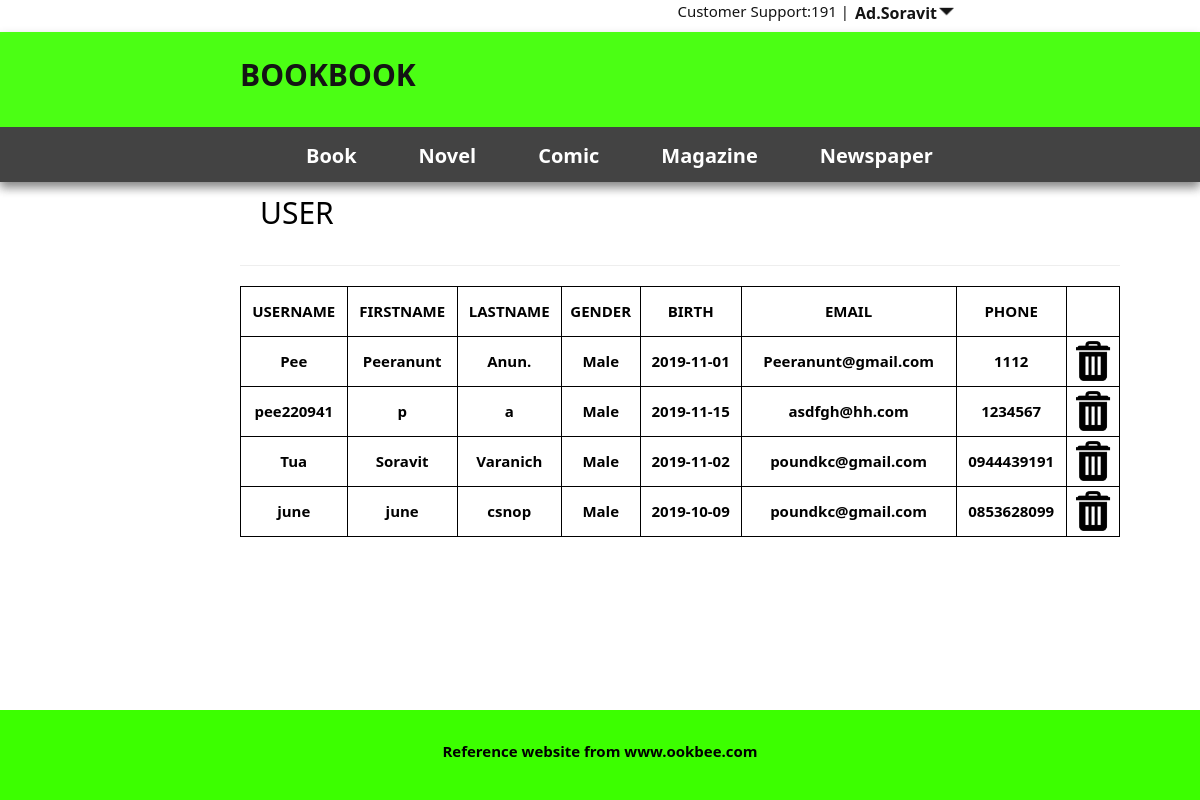
The page /user.php (signed in) on the database its author committed.
### tables this page shows
CREATE TABLE `user` (
  `user_id` int(50) NOT NULL,
  `user_name` varchar(20) NOT NULL,
  `user_pass` varchar(20) NOT NULL,
  `user_firstname` varchar(20) NOT NULL,
  `user_lastname` varchar(20) NOT NULL,
  `user_gender` varchar(10) NOT NULL,
  `user_birth` date NOT NULL,
  `user_phone` varchar(15) NOT NULL,
  `user_email` varchar(50) NOT NULL,
  `user_type` varchar(15) NOT NULL
);

### user.php (the view, shortened to what this page needs)
<?php
include 'phpcodead.php';
?>
<!DOCTYPE html>
<html>
    <head>
<link rel="stylesheet" href="Mystyle.css">
<link rel="stylesheet" href="login.css">
    </head>
    <body>
  <?php if($_SESSION['user_type']=="Admin"){?>
<header>
<div class="header">
	<div class="headup">
    <div class="headup-right">
	   <label style="float:left; ">Customer Support:191 |</label>
     <?php
        echo '<div class="dropdown3">';
        echo "<button style='float:right; font-weight:bold;'class='btn' >"."Ad.".$_SESSION['user_firstname']."<l><img style='margin:0; margin-left:2px;' src='.\Phtos\drop-down-arrow.png' width='15px' height='15px'></i>"."</button>";
      echo '</div>';
      ?>
    </div>
		</div>
    <div class="head">
		<a href="bookbookad.php">	<p style="color: black; margin-left: 20%; margin-top: 20px; font-size: 30px;font-weight: bold;">BOOKBOOK</p></a>
    <div class="nav">
        <div class="menu">
          <ul style="margin-top: 0px; margin-left:-50px;">
              <li><a href="BookAd.php">Book</a></li>
              <li><a href="NovelAd.php">Novel</a></li>
              <li><a href="ComicAd.php">Comic</a></li>
              <li><a href="MagazineAd.php">Magazine</a></li>
              <li><a href="NewspaperAd.php">Newspaper</a></li>
        </ul>
        </div>
    </div>
	</div>
</div>
		</header>
<div class="content2">
 <div class="main2">
  <div class="box">
<h2><p style="margin-left: 20px;">USER</p></h2>
 <hr >
 <div class="Recommend">
<table>
<tr>
  <th>
    <label>USERNAME</label>
  </th>
  <th>
    <label>FIRSTNAME</label>
  </th>
  <th>
    <label>LASTNAME</label>
  </th>
  <th>
    <label>GENDER</label>
  </th>
  <th>
    <label>BIRTH</label>
  </th>
  <th>
    <label>EMAIL</label>
  </th>
  <th>
    <label>PHONE</label>
  </th>
    <th>
  </th>
</tr>
<?php
        $a="SELECT * from user WHERE user_type='Member';";
                  if($result=$conn->query($a)){
                  while ($row=$result->fetch_array()){
echo "<tr>";
  echo "<th>";
  echo "<a href='History.php?username=".$row['user_name']."'><label>".$row['user_name']."</label></a>";
  echo "</th>";
  echo "<th>";
  echo "<label>".$row['user_firstname']."</label>";
  echo "</th>";
  echo "<th>";
  echo "<label>".$row['user_lastname']."</label>";
  echo "</th>";
  echo "<th>";
  echo "<label>".$row['user_gender']."</label>";
  echo "</th>";
  echo "<th>";
  echo "<label>".$row['user_birth']."</label>";
  echo "</th>";
  echo "<th>";
  echo "<label>".$row['user_email']."</label>";
  echo "</th>";
  echo "<th>";
  echo "<label>".$row['user_phone']."</label>";
  echo "</th>";
  echo "<th>";
  echo "<a href='del_user.php?userid=".$row['user_id']."'>";
  echo '<img src="Phtos/trash.png" width="40px" height="40px;">';
  echo "</a>";
  echo "</th>";
echo "</tr>";
}
}?>
</table>
 </div>
</div>
</div>
<div class="footer2">
  <center style="margin-top:30px;color:black;font-weight:bold;"><text >Reference website from <a href="https://www.ookbee.com">www.ookbee.com</a></text></center>
</div>
</div>
<?php }
else{
echo "You don't have permission!!!!";
}?>
</body>
</html>

### Mystyle.css (style rules this page uses)
* { font-family: "Segoe UI", "DejaVu Sans", "Trebuchet MS", Verdana, "sans-serif"; }
body,html { margin: 0; height:auto; }
body { background-color: #fff; }
header { float: left; height:auto; position:fixed; width:100%; box-shadow:0 5px 10px rgba(0,0,0,0.3); z-index:10; }
.header { float: left; width:100%; background: #ffffff; opacity:0.92; }
.head { float: left; background-color:#3cff00; width: 100%; height: auto; position:relative; box-shadow:0 5px 10px rgba(0,0,0,0.3); }
.headup { width: 100%; height: 20px; background-color: white; margin: 0; }
.headup-right { width: auto; float: right; margin-right: 20%; }
.main2 { float: left; width:100%; height:auto; background-color: white; margin-top: 160px; margin-bottom: 10px; }
.nav { float: left; width: 100%; height: 55px; background-color: #333; }
.menu { float:left; width: 60%; margin-top: 0; height: 50px; color:white; margin-left: 25%; }
.footer2 { position: fixed; left: 0; bottom: 0; width: 100%; height: 90px; background-color:#3cff00; color: white; text-align: center; }
.content2 { height: auto; width:100%; top:730px; height: 100%; background-color:white; }
.dropdown3 { position: relative; display: inline-block; }
.btn { border: none; background-color: inherit; font-size: 16px; cursor: pointer; display: inline-block; color: black; }
a { font-weight: bold; color: black; text-decoration: none; }
ul { width: 100%; height: 55px; list-style-type: none; margin: 0; padding-left: 10px; overflow: hidden; background-color: #333; font-size: 20px; }
li { float: left; margin-left: 30px; }
li a { display: block; color: white; text-align: center; padding: 14px 16px; text-decoration: none; }
.box { background-color:white; width: 880px; height: auto; margin-left: 20%; float: left; }
.Recommend { width: 100%; height: auto; float: left; }
table, td, th { border: 1px solid black; }
table { border-collapse: collapse; width: 100%; }
th { height: 50px; }

### login.css (style rules this page uses)
* { -webkit-box-sizing:border-box;-moz-box-sizing:border-box;box-sizing:border-box }
html { -ms-text-size-adjust:100%;-webkit-text-size-adjust:100% }
body { margin:0 }
article,aside,details,figcaption,figure,footer,header,hgroup,main,menu,nav,section,summary { display:block }
a { background-color:transparent }
img { border:0 }
button { background-color:#BEBEBE; color:#FFFFFF; }
hr { -moz-box-sizing:content-box;box-sizing:content-box }
button,input,select,textarea { font:inherit;margin:0 }
button { overflow:visible }
button,select { text-transform:none }
button,html input[type=button],input[type=reset],input[type=submit] { -webkit-appearance:button;cursor:pointer }
html,body { font-family:Verdana,sans-serif;font-size:15px;line-height:1.5 }
html { overflow-x:hidden }
h1,h2,h3,h4,h5,h6,.w3-slim,.w3-wide { font-family:"Segoe UI",Arial,sans-serif }
h2 { font-size:30px }
h1,h2,h3,h4,h5,h6 { font-weight:400;margin:10px 0 }
hr { height:0;border:0;border-top:1px solid #eee;margin:20px 0 }
img { margin-bottom:-5px }
a { color:inherit }

### rows shown on the page
user: user_name "Pee", user_firstname "Peeranunt", user_lastname "Anun.", user_gender "Male", user_birth "2019-11-01", user_email "Peeranunt@gmail.com", user_phone "1112"
user: user_name "pee220941", user_firstname "p", user_lastname "a", user_gender "Male", user_birth "2019-11-15", user_email "asdfgh@hh.com", user_phone "1234567"
user: user_name "Tua", user_firstname "Soravit", user_lastname "Varanich", user_gender "Male", user_birth "2019-11-02", user_email "poundkc@gmail.com", user_phone "0944439191"
user: user_name "june", user_firstname "june", user_lastname "csnop", user_gender "Male", user_birth "2019-10-09", user_email "poundkc@gmail.com", user_phone "0853628099"

### other values the page prints
$_SESSION['user_firstname'] "Soravit"
